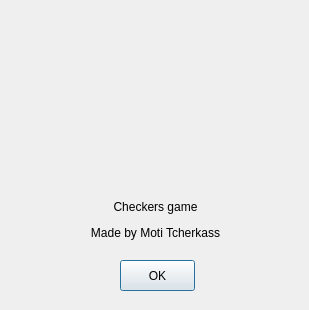
<?xml version="1.0" encoding="UTF-8"?>
<ui version="4.0">
 <class>aboutDlg</class>
 <widget class="QDialog" name="aboutDlg">
  <property name="geometry">
   <rect>
    <x>0</x>
    <y>0</y>
    <width>309</width>
    <height>310</height>
   </rect>
  </property>
  <property name="windowTitle">
   <string>Checkers</string>
  </property>
  <widget class="QPushButton" name="okBP">
   <property name="geometry">
    <rect>
     <x>120</x>
     <y>260</y>
     <width>75</width>
     <height>31</height>
    </rect>
   </property>
   <property name="text">
    <string>OK</string>
   </property>
  </widget>
  <widget class="QLabel" name="creatrorLab">
   <property name="geometry">
    <rect>
     <x>90</x>
     <y>200</y>
     <width>131</width>
     <height>41</height>
    </rect>
   </property>
   <property name="text">
    <string>&lt;html&gt;&lt;head/&gt;&lt;body&gt;&lt;p align=&quot;center&quot;&gt;Checkers game&lt;/p&gt;&lt;p align=&quot;center&quot;&gt;Made by Moti Tcherkass&lt;/p&gt;&lt;/body&gt;&lt;/html&gt;</string>
   </property>
   <property name="alignment">
    <set>Qt::AlignCenter</set>
   </property>
  </widget>
  <widget class="QLabel" name="label">
   <property name="geometry">
    <rect>
     <x>70</x>
     <y>20</y>
     <width>161</width>
     <height>181</height>
    </rect>
   </property>
   <property name="text">
    <string/>
   </property>
   <property name="pixmap">
    <pixmap>../build-Damka-Desktop_Qt_5_8_0_MinGW_32bit-Debug/checkers_logo.png</pixmap>
   </property>
  </widget>
 </widget>
 <resources/>
 <connections/>
</ui>
